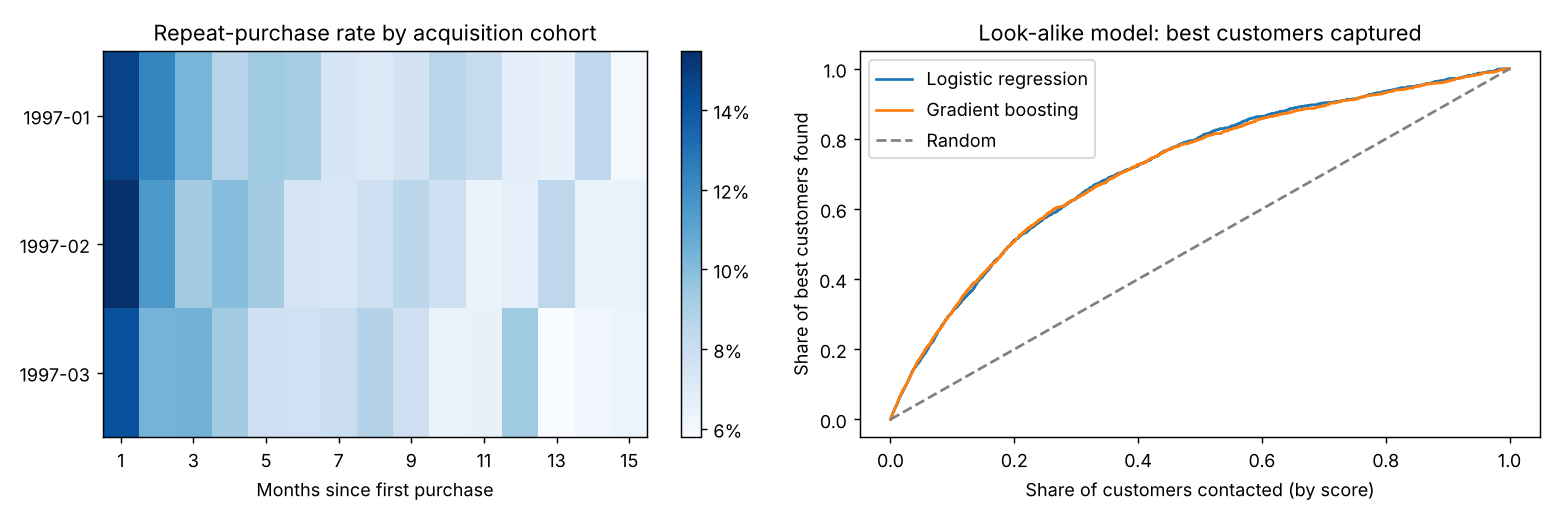

Source code (Python):
"""Cohort retention and a look-alike propensity model on real CDNOW customer transactions.

23,570 customers who first bought in Jan-Mar 1997, tracked through June 1998.
Look-alike: from a customer's first 90 days only, score how closely they resemble the
customers who become the top 20% by spend over the following year.
"""
import numpy as np
import pandas as pd
import matplotlib
matplotlib.use("Agg")
import matplotlib.pyplot as plt
from sklearn.model_selection import train_test_split
from sklearn.linear_model import LogisticRegression
from sklearn.ensemble import HistGradientBoostingClassifier
from sklearn.pipeline import make_pipeline
from sklearn.preprocessing import StandardScaler
from sklearn.metrics import roc_auc_score

tx = pd.read_csv("data/CDNOW_master.txt", sep=r"\s+", dtype={"customer_id": str})
tx["date"] = pd.to_datetime(tx["date"].astype(str), format="%Y%m%d")
first = tx.groupby("customer_id").date.min().rename("first_date")
tx = tx.join(first, on="customer_id")
tx["day"] = (tx.date - tx.first_date).dt.days

# --- cohort retention: share of each monthly cohort buying again in month k ----------
tx["cohort"] = tx.first_date.dt.to_period("M")
tx["k"] = (tx.date.dt.to_period("M") - tx.cohort).apply(lambda d: d.n)
sizes = tx.groupby("cohort").customer_id.nunique()
retention = tx.groupby(["cohort", "k"]).customer_id.nunique().unstack().div(sizes, axis=0)
rev_per_cust = tx.groupby(["cohort", "k"]).dollar_value.sum().unstack().div(sizes, axis=0)

# --- look-alike: features from days 0-89, target from days 90-454 ---------------------
early, later = tx[tx.day < 90], tx[(tx.day >= 90) & (tx.day < 455)]
orders = early.groupby(["customer_id", "date"]).agg(cds=("number_of_cds", "sum"), spend=("dollar_value", "sum")).reset_index()
g = orders.groupby("customer_id")
X = pd.DataFrame({
    "orders_90d": g.size(),
    "spend_90d": g.spend.sum(),
    "cds_90d": g.cds.sum(),
    "first_order_spend": g.spend.first(),
    "first_order_cds": g.cds.first(),
    "days_to_2nd_order": g.date.apply(lambda d: (d.iloc[1] - d.iloc[0]).days if len(d) > 1 else 90),
    "cohort_month": first.dt.month,
}).fillna(0)
future = later.groupby("customer_id").dollar_value.sum().reindex(X.index, fill_value=0)
y = (future >= future.quantile(0.8)).astype(int)     # "best customers": top 20% of next-year spend
assert future.quantile(0.8) > 0, "top-20% label needs more than 20% of customers with future spend"

X_tr, X_te, y_tr, y_te = train_test_split(X, y, test_size=0.3, stratify=y, random_state=42)
models = {
    "Logistic regression": make_pipeline(StandardScaler(), LogisticRegression(max_iter=1000)),
    "Gradient boosting": HistGradientBoostingClassifier(random_state=42),
}
scores = {name: m.fit(X_tr, y_tr).predict_proba(X_te)[:, 1] for name, m in models.items()}


def decile_capture(y_true, s):
    """Share of all positives found in the top 10% of scores."""
    top = np.argsort(-s)[: int(len(s) * 0.1)]
    return y_true.values[top].sum() / y_true.sum()


if __name__ == "__main__":
    print(f"customers {len(X):,}; cohorts {dict(sizes.astype(int))}")
    print("repeat-purchase rate by months since first purchase (avg of cohorts):")
    print(retention.mean().loc[1:12].round(3).to_string())
    print(f"best-customer base rate {y.mean():.1%}; best customers' share of next-year revenue "
          f"{future[y == 1].sum() / future.sum():.1%}")
    for name, s in scores.items():
        cap = decile_capture(y_te, s)
        print(f"{name}: AUC {roc_auc_score(y_te, s):.3f}, top-decile captures {cap:.1%} of best customers ({cap / 0.1:.1f}x lift)")

    fig, ax = plt.subplots(1, 2, figsize=(12, 4))
    show = retention.loc[:, 1:15]
    im = ax[0].imshow(show.values, cmap="Blues", aspect="auto")
    ax[0].set(title="Repeat-purchase rate by acquisition cohort", xlabel="Months since first purchase",
              yticks=range(len(show)), yticklabels=[str(c) for c in show.index],
              xticks=range(0, 15, 2), xticklabels=range(1, 16, 2))
    fig.colorbar(im, ax=ax[0], format="{x:.0%}")
    for name, s in scores.items():
        order = np.argsort(-s)
        captured = np.cumsum(y_te.values[order]) / y_te.sum()
        ax[1].plot(np.arange(1, len(s) + 1) / len(s), captured, label=name)
    ax[1].plot([0, 1], [0, 1], ls="--", c="gray", label="Random")
    ax[1].set(title="Look-alike model: best customers captured", xlabel="Share of customers contacted (by score)",
              ylabel="Share of best customers found")
    ax[1].legend()
    fig.tight_layout()
    fig.savefig("figures/cohorts_lookalike.png", dpi=130)
